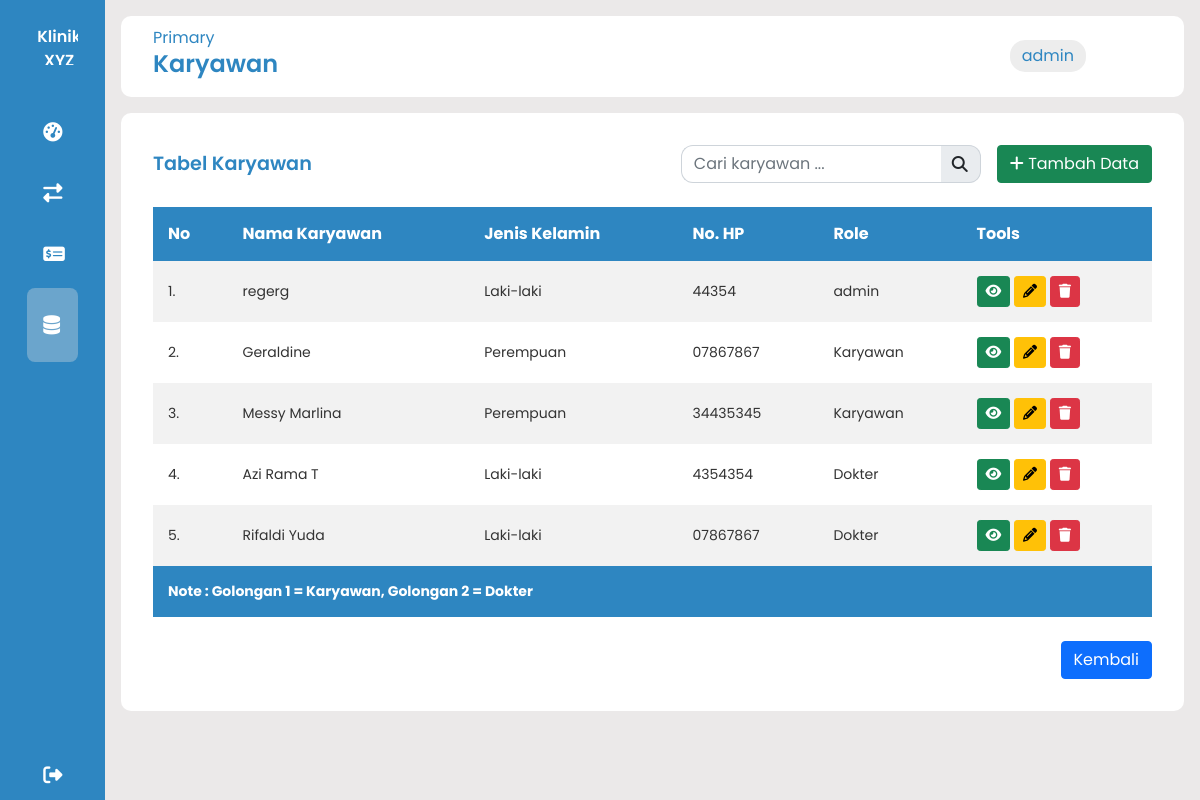
/asset/master/masterdata.php?page=karyawan (signed in), run on an earlier commit of the app's database.
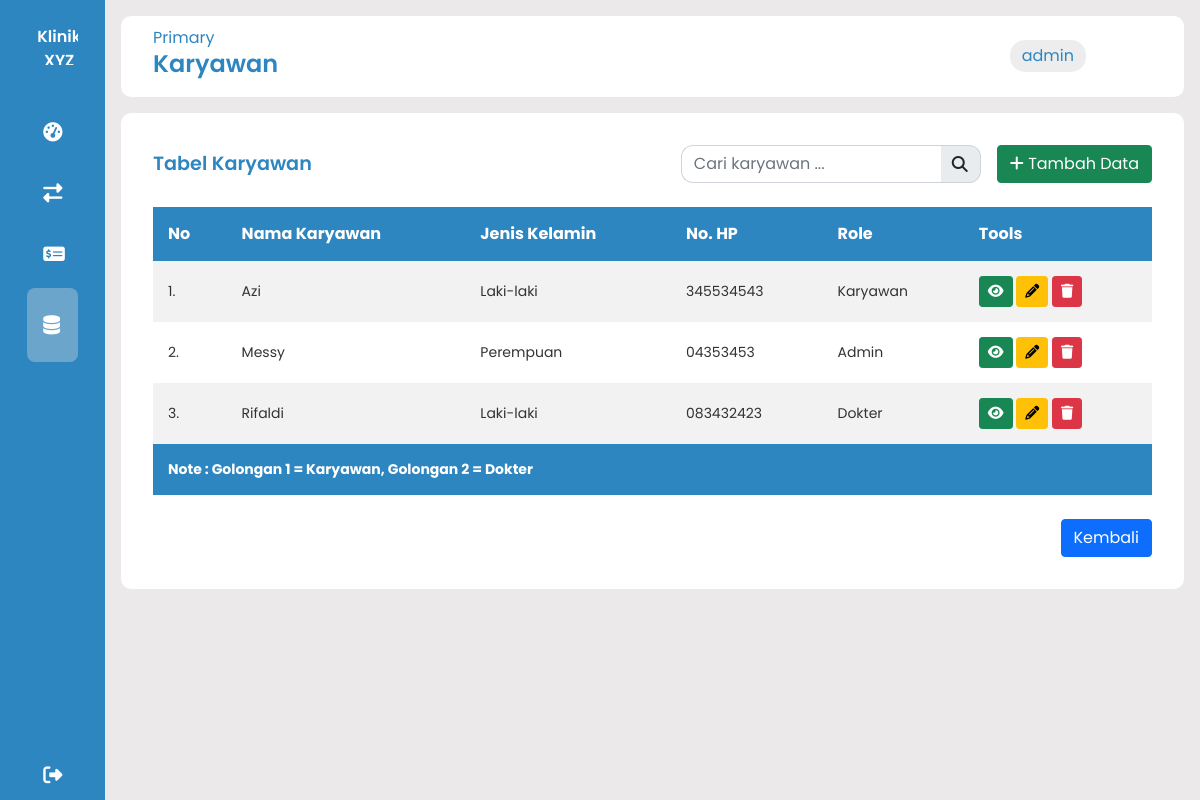
And on a later commit of the database.
### tables this page shows
CREATE TABLE `karyawan` (
  `id` int(11) UNSIGNED NOT NULL,
  `nip` varchar(12) NOT NULL,
  `nik` varchar(12) NOT NULL,
  `nama` varchar(100) NOT NULL,
  `jenis_kelamin` varchar(11) NOT NULL,
  `tanggal_lahir` date NOT NULL,
  `telpon` varchar(12) NOT NULL,
  `no_rek` varchar(20) NOT NULL,
  `agama` varchar(15) NOT NULL,
  `alamat` text NOT NULL,
  `golongan_id` int(11) UNSIGNED NOT NULL,
  `status` varchar(11) NOT NULL
);

CREATE TABLE `golongan` (
  `id` int(11) UNSIGNED NOT NULL,
  `nama_golongan` varchar(100) NOT NULL,
  `gaji_pokok` int(12) NOT NULL,
  `tunjangan_makan` int(12) NOT NULL,
  `overtime` varchar(11) NOT NULL,
  `tunjangan_pasien` varchar(20) NOT NULL,
  `ro1` varchar(45) NOT NULL,
  `ro2` varchar(45) NOT NULL,
  `ro3` varchar(45) NOT NULL
);

### asset/master/view/karyawan.php (the view, shortened to what this page needs)
<div class="tabular__wrapper">
    <div class="col-md-12 d-flex justify-content-end mb-4" style="gap: 1rem; align-items: center;">
        <div class="header__title text-sm" style="flex:1;">
            <h3 style="font-weight: 600; font-size: 1.2rem; margin-bottom: 0;">Tabel Karyawan</h3>
        </div>
        <div class="input-group" style="width: 300px;">
            <input style="border-radius: 12px 0 0 12px; border-right: none;" type="text" name="search" class="form-control" placeholder="Cari karyawan ..." id="searchInput">
            <span class="input-group-text" id="basic-addon1" style="border-radius: 0 12px 12px 0; border-left: none;">
                <i class="fa fa-search" aria-hidden="true"></i>
            </span>
        </div>
        <div class="d-flex justify-content-end">
            <button type="button" class="btn btn-success" data-bs-toggle="modal" data-bs-target="#input">
                <i class="fa fa-plus"></i> Tambah Data
            </button>
        </div>
    </div>
    <div class="table__container" style="max-height: 435px; overflow-y: auto;">
        <div class="table__box" style="max-height: 435px; overflow-y: auto;">
            <table>
                <thead style="position: sticky; top: 0; z-index: 1;">
                    <tr>
                        <th>No</th>
                        <th>Nama Karyawan</th>
                        <th>Jenis Kelamin</th>
                        <th>No. HP</th>
                        <th>Role</th>
                        <th>Tools</th>
                    </tr>
                </thead>
                <tbody id="tindakanTableBody">
                    <?php
                    $query_karyawan = "SELECT k.*, g.nama_golongan
                    FROM karyawan k
                    LEFT JOIN golongan g ON k.golongan_id = g.id
                    ORDER BY k.id DESC";
                    $result_karyawan = mysqli_query($conn, $query_karyawan);
                    $no = 1;
                    if (mysqli_num_rows($result_karyawan) > 0) {
                        while ($karyawan_row = mysqli_fetch_assoc($result_karyawan)) { ?>
                            <tr>
                                <td><?= $no++ ?>.</td>
                                <td><?= $karyawan_row['nama'] ?></td>
                                <td><?= $karyawan_row['jenis_kelamin'] ?></td>
                                <td><?= $karyawan_row['telpon'] ?></td>
                                <td><?= $karyawan_row['nama_golongan'] ?></td>
                                <td>
                                    <button type="button" class="btn btn-sm btn-success" data-bs-toggle="modal" data-bs-target="#info<?= $karyawan_row['id'] ?>" style="box-shadow: none;">
                                        <i class="fa fa-eye"></i>
                                    </button>
                                    <button type="button" class="btn btn-sm btn-warning" data-bs-toggle="modal" data-bs-target="#edit<?= $karyawan_row['id'] ?>" style="box-shadow: none;">
                                        <i class="fa fa-pencil"></i>
                                    </button>
                                    <a href="app/karyawan/delete.php?id=<?= $karyawan_row['id'] ?>&nik=<?= $karyawan_row['nik'] ?>" class="btn btn-sm btn-danger" style="box-shadow: none;" onclick="return confirmDelete('<?= $karyawan_row['nama'] ?>')">
                                        <i class="fa fa-trash"></i>
                                    </a>
                                </td>
                            </tr>
                        <?php }
                    } else { ?>
                        <tr>
                            <td colspan="6" class="text-center">Tidak ada karyawan</td>
                        </tr>
                    <?php } ?>
                </tbody>
                <tfoot style="position: sticky; bottom: 0; z-index: 1;">
                    <tr>
                        <td colspan="6">Note : Golongan 1 = Karyawan, Golongan 2 = Dokter</td>
                    </tr>
                </tfoot>
            </table>
        </div>
    </div>
    <div class="col-md-12 mt-4 d-flex justify-content-end">
        <a href="masterdata.php" type="submit" class="btn btn-primary">Kembali</a>
    </div>
</div>

What changed in the data, as far as the page shows it:
removed karyawan: nama "regerg", jenis_kelamin "Laki-laki", telpon "44354", golongan.nama_golongan "admin"
removed karyawan: nama "Geraldine", jenis_kelamin "Perempuan", telpon "07867867", golongan.nama_golongan "Karyawan"
removed karyawan: nama "Messy Marlina", jenis_kelamin "Perempuan", telpon "34435345", golongan.nama_golongan "Karyawan"
removed karyawan: nama "Azi Rama T", jenis_kelamin "Laki-laki", telpon "4354354", golongan.nama_golongan "Dokter"
removed karyawan: nama "Rifaldi Yuda", jenis_kelamin "Laki-laki", telpon "07867867", golongan.nama_golongan "Dokter"
added karyawan: nama "Azi", jenis_kelamin "Laki-laki", telpon "345534543", golongan.nama_golongan "Karyawan"
added karyawan: nama "Messy", jenis_kelamin "Perempuan", telpon "04353453", golongan.nama_golongan "Admin"
added karyawan: nama "Rifaldi", jenis_kelamin "Laki-laki", telpon "083432423", golongan.nama_golongan "Dokter"
